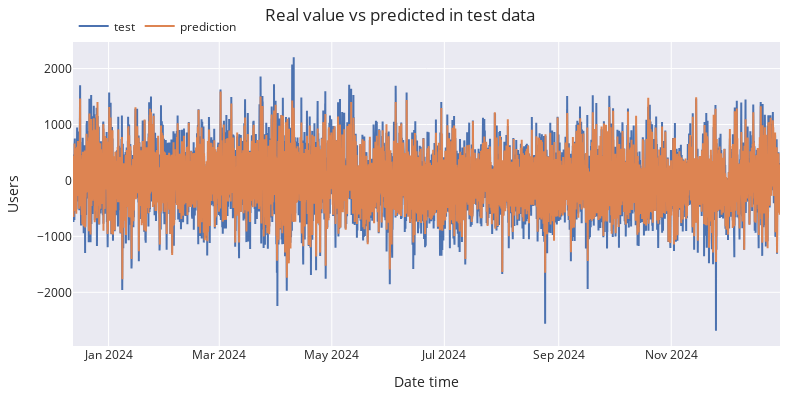

Source (notebook cell):
### Code cell
# Plot predictions vs real value
# ======================================================================================
fig = go.Figure()
trace1 = go.Scatter(x=test_df.index, y=test_df['Imbalance'], name="test", mode="lines")
trace2 = go.Scatter(x=predictions.index, y=predictions['pred'], name="prediction", mode="lines")
fig.add_trace(trace1)
fig.add_trace(trace2)
fig.update_layout(
    title="Real value vs predicted in test data",
    xaxis_title="Date time",
    yaxis_title="Users",
    width=800,
    height=400,
    margin=dict(l=20, r=20, t=35, b=20),
    legend=dict(orientation="h", yanchor="top", y=1.1, xanchor="left", x=0.001)
)
fig.show()

### Figure 1 — Plotly figure (JSON) as saved in the notebook; plotly's stock layout.template omitted (floating-point values rounded to 4 significant figures; data arrays with more than 128 entries replaced by an {"elided": "..."} marker saying what was removed)
{"data": [{"mode": "lines", "name": "test", "type": "scatter", "x": {"elided": "18396 str values"}, "y": {"elided": "18396 float values"}}, {"mode": "lines", "name": "prediction", "type": "scatter", "x": {"elided": "18396 str values"}, "y": {"elided": "18396 float values"}}], "layout": {"height": 400, "legend": {"orientation": "h", "x": 0.001, "xanchor": "left", "y": 1.1, "yanchor": "top"}, "margin": {"b": 20, "l": 20, "r": 20, "t": 35}, "title": {"text": "Real value vs predicted in test data"}, "width": 800, "xaxis": {"title": {"text": "Date time"}}, "yaxis": {"title": {"text": "Users"}}}}
